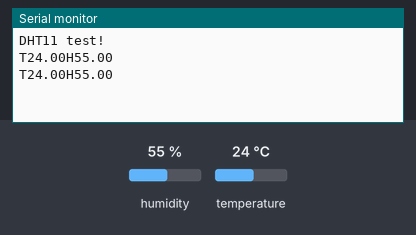
This sketch was run on a simulated Arduino Uno, built with avr-gcc and run on an emulated ATmega328P. Shown: the last lines printed to the serial monitor. Inputs (shaded band) come from the test bench; at power-on: humidity 55 %, temperature 24 °C.

Above: at 2.8 s.
2.9 s: humidity set to 22 %
At 4.7 s:
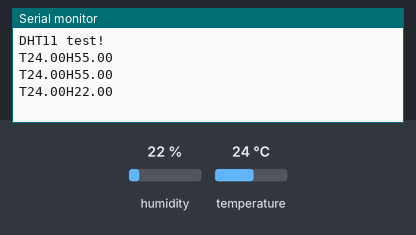
5.7 s: temperature set to 12 °C
At 7.0 s:
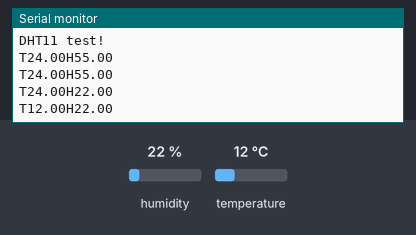
8.5 s: humidity set to 40 %
At 11.6 s:
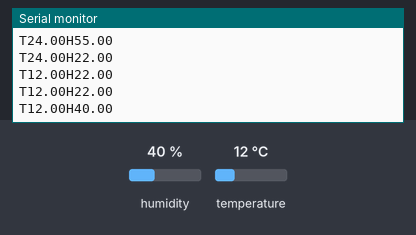
Timing chart, 0 to 13.1 s (numbered marks = the images above; inputs shaded):
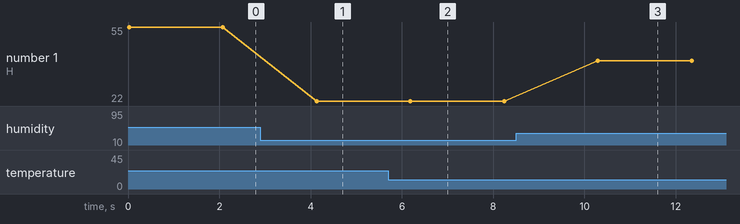

The sketch:

Sensor_DHT.ino
```cpp
#include "DHT.h"
#include <SoftwareSerial.h>

#define DHTPIN A1 // pino que estamos conectado
#define DHTTYPE DHT11 // DHT 11

DHT dht(DHTPIN, DHTTYPE);
SoftwareSerial mySerial(10, 11); // RX, TX

void setup()
{
  Serial.begin(9600);
  Serial.println("DHT11 test!");
  dht.begin();
  mySerial.begin(4800);

}

void loop()
{
  // A leitura da temperatura e umidade pode levar 250ms!
  // O atraso do sensor pode chegar a 2 segundos.
  float h = dht.readHumidity();
  float t = dht.readTemperature();
  // testa se retorno é valido, caso contrário algo está errado.


  if (isnan(t) || isnan(h))
  {
    Serial.println("Failed to read from DHT");
  }
  else
  {


    Serial.print("T");
    Serial.print(t);

    Serial.print("H");
    Serial.print(h);
    Serial.println();

    mySerial.print("T");
    mySerial.print(t);

    mySerial.print("H");
    mySerial.print(h);
    mySerial.println();

  }
  delay(2000);
}
```

Measured:
- after the input at 2.9 s, the serial monitor: prints a new line after 1.2 s (image 1)
- after the input at 5.7 s, the serial monitor: prints a new line after 0.49 s (image 2)
- after the input at 8.5 s, the serial monitor: prints a new line after 1.8 s (image 3)
- plotted number 1: 55 → 22 after the input at 2.9 s, 22 → 40 after the input at 8.5 s
